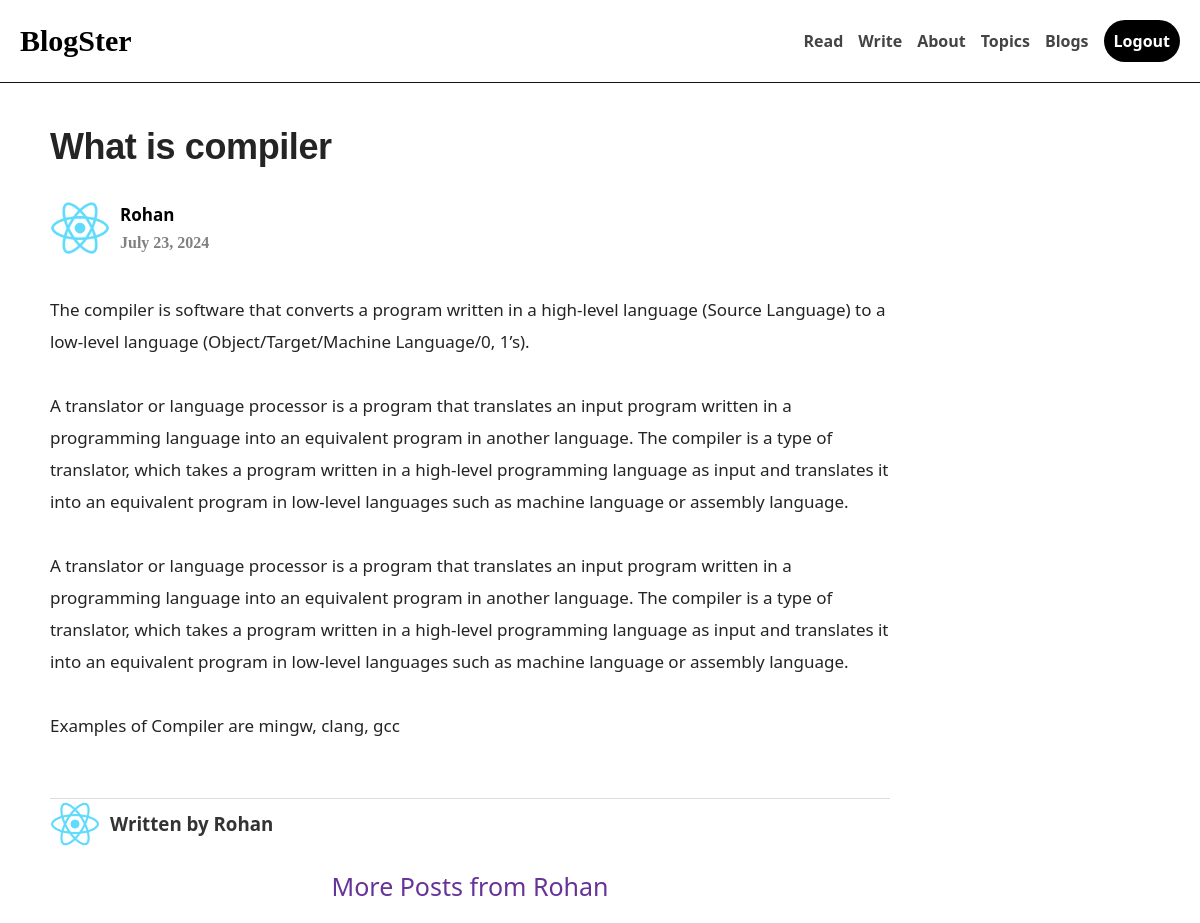
Screenshot of /blog/read/What is compiler/3 (signed in) with the database file from the repository.
### blog/models.py (models this page shows, shortened)
class BlogModel(models.Model):
    TOPICS = [
        ("PR","Programming"),
        ("TC","Technology"),
        ("AT","Art"),
        ("DO","DevOps"),
        ("LT","Literature"),
        ("SC","Science")
    ]
    title = models.CharField(max_length=500)
    content = models.TextField()
    author = models.ForeignKey(User, on_delete=models.CASCADE)
    createdAt = models.DateField(auto_now_add= True)
    topics = models.CharField(max_length=2,choices = TOPICS)
    claps = models.IntegerField(default=0)

### blog/views.py (the view)
# urls.py: path('read/<str:title>/<int:id>', views.singleBlog, name="singleBlog"),
@login_required
def singleBlog(request, title, id):
    try:
        blogContent = BlogModel.objects.get(id=id)
        return render(request, 'blog/singleBlog.html', {'blogContent': blogContent})
    except:
        return render(request, 'fallback.html', {"message": "Blog does not exist"})

### blog/templates/blog/singleBlog.html (shortened to what this page needs)
{% extends 'layout.html' %}
{% load static %}
{% block content %}
<div class="single_blog_container">
    <h2 class="single_blog_container_heading">{{ blogContent.title }}</h2>
    <div class="author_info_single_blog">
        <img src="{% static 'images/logo.png' %}" alt="user" height="60" width="60">
        <div style="display: flex; flex-direction: column; gap: 8px;">
            <div class="up_section">
                <h3>{{ blogContent.author }}</h3>
            </div>
            <div class="down_section">
                <p>{{ blogContent.createdAt }}</p>
            </div>
        </div>
    </div>
    <div class="actual_blog">
        <textarea class="blog_content" readonly>{{ blogContent.content }}</textarea>
    </div>
    <div class="footer">
        <div class="author_info_single_blog">
            <img src="{% static 'images/logo.png' %}" alt="User" width="50" height="50">
            <span class="author_info">
                <h3>Written by {{ blogContent.author }}</h3>
            </span>
        </div>
    </div>
    <div class="more_posts">
        <a href="{% url 'yourBlogs' blogContent.author.id %}">More Posts from {{ blogContent.author }}</a>
    </div>
</div>
{% endblock %}

### static/css/main.css (style rules this page uses)
* { box-sizing: border-box; padding: 0; margin: 0; }
body { height: 100vh; width: 100vw; background-color: #fff; overflow-x: hidden; }

### static/css/single.css (style rules this page uses)
.single_blog_container { display: flex; flex-direction: column; width: 50%; margin: 0px 200px; }
.single_blog_container_heading { letter-spacing: -0.011em; margin-bottom: 30px; margin-top: 1.19em; font-size: 36px; font-weight: 700; color: #242424; font-family: Arial, Helvetica, sans-serif; }
.author_info_single_blog { display: flex; align-items: center; gap: 10px; }
.up_section, .down_section { display: flex; align-items: center; gap: 10px; }
.up_section h3 { font-size: 17px; font-family: 'Segoe UI', Tahoma, Geneva, Verdana, sans-serif; }
.up_section p, .down_section p { font-weight: bold; color: gray; }
.actual_blog { margin-top: 20px; }
.blog_content { font-size: 20px; color: #242424; font-weight: 400; font-family: 'Segoe UI', Tahoma, Geneva, Verdana, sans-serif; letter-spacing: -0.001em; line-height: 32px; margin-top: 0.94em; margin-bottom: -0.46em; resize: none; width: 100%; height: 60vh; border: none; outline: none; margin-bottom: 20px; }
.footer { display: flex; align-items: center; border-top: 1px solid gainsboro; justify-content: space-between; }
.author_info { font-family: 'Segoe UI', Tahoma, Geneva, Verdana, sans-serif; color: #333; }
.more_posts { padding-top: 20px; padding-bottom: 20px; text-align: center; }
.more_posts a { font-size: 25px; font-family: 'Segoe UI', Tahoma, Geneva, Verdana, sans-serif; color: #444; text-align: center; text-decoration: none; color: rebeccapurple; }
@media screen and (max-width: 1330px) { .single_blog_container { margin: 0px 50px; width: 70%; } }
@media screen and (max-width: 1330px) { .blog_content { font-size: 17px; } }

### rows the page displays
BlogModel: title "What is compiler", author "Rohan", createdAt "July 23, 2024", content "The compiler is software that converts a program written in a high-level language (Source Language) to a low-level language (Object/Target/Machine Language/0, 1’s). A translator or language processor is a program that translates an input program written in a programming language into an equivalent program in another language. The compiler is a type of translator, which takes a program written in a high-level programming language as input and translates it into an equivalent program in low-level languages such as machine language or assembly language. A translator or language processor is a program that translates an input program written in a programming language into an equivalent program…"
